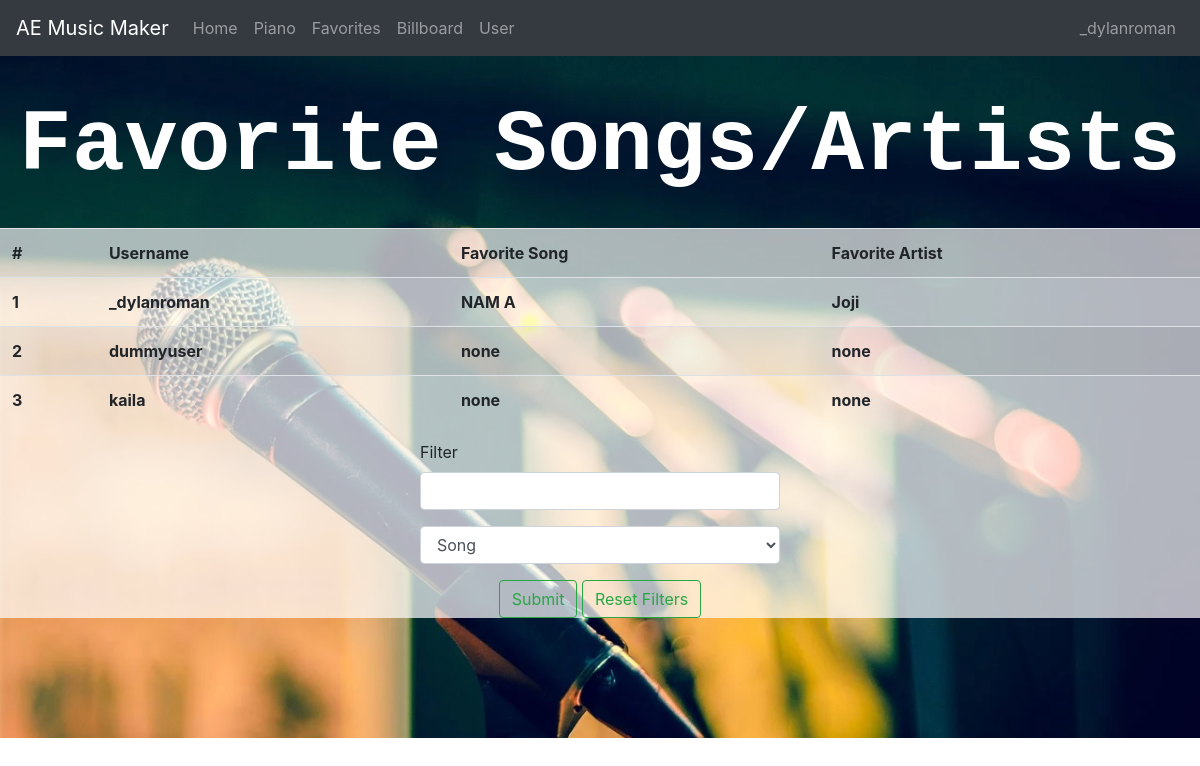
Page /favorites (signed in) on the earlier database version.
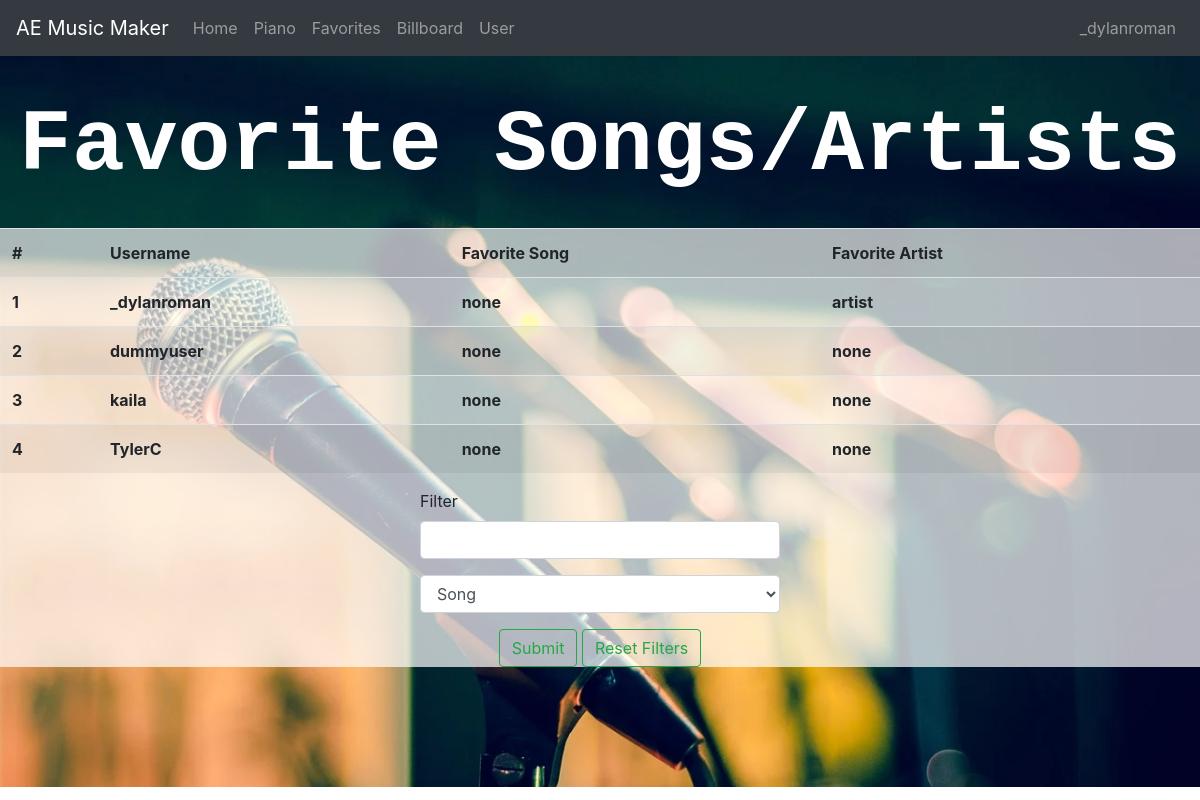
Same page on the later database version.
### bulkofproject/models.py (models this page shows, shortened)
class maindb(db.Model):
    id = db.Column(db.Integer, primary_key = True)
    username = db.Column(db.String(15), unique = True, nullable = False)
    password = db.Column(db.String, nullable = False)
    song = db.Column(db.String)
    artist = db.Column(db.String)

### bulkofproject/routes.py (the view)
@app.route('/favorites', methods = ["GET", "POST"])
def favorites():
    if 'user' in session:
        if request.method == "POST":
            key = 'key'
            dbdict = dbquery(key)
            category = str(request.form['category'])
            filter = str(request.form['filter'])
            filtered = dbfilter(dbdict, key, category, filter)
            output = filtered[key]
            user = session['user']
            return render_template('favorites.html',user = user, insession = True, output = output)
        else:
            key = 'entry'
            dbdict = dbquery(key)
            output = dbdict[key]
            user = session['user']
            return render_template('favorites.html', user = user, insession = True, output = output)
    else:
        flash("Log in to access this function")
        return redirect(url_for('login'))

### bulkofproject/filter.py (called while the page is built)
def query(key):
    list = []
    dbdict = maindb.query.all()
    for entry in dbdict:
        entry = {'user':entry.username, 'song':entry.song, 'artist':entry.artist}
        list.append(entry)
    dictionary = {key:list}
    return dictionary

### bulkofproject/templates/favorites.html (shortened to what this page needs)
<!DOCTYPE html>
<html lang="en">
<head>
    <link rel="stylesheet" href = "https://stackpath.bootstrapcdn.com/bootstrap/4.5.2/css/bootstrap.min.css">
</head>
<body>
{% extends "base.html" %}
{% block content %}
<div class="image">
    <p class="title">Favorite Songs/Artists</p>
    <div class="grid">
    <table class="table table-striped">
        <tr>
            <th>#</th>
            <th>Username</th>
            <th>Favorite Song</th>
            <th>Favorite Artist</th>
        </tr>
        {% for entry in output %}
        <tr>
            <th>{{ (output.index(entry) + 1) }}</th>
            <th>{{ entry['user'] }}</th>
            <th>{{ entry['song'] }}</th>
            <th>{{ entry['artist'] }}</th>
        </tr>
        {% endfor %}
    </table>
    <form action="#" method = "post" class="ff">
        <div class="form-group">
            <label for="filter">Filter</label>
            <input type="text" name="filter" id="filter" class="form-control">
        </div>
        <div class="form-group">
            <select name="category" id="category" class="form-control">
                <option value="song">Song</option>
            </select>
        </div>
        <div class="text-center">
            <button type="submit" class="btn btn-outline-success">Submit</button>
            <a href="/favorites">
                <button type="button" class="btn btn-outline-success">Reset Filters</button>
            </a>
        </div>
    </form>
    </div>
</div>
{% endblock %}

### bulkofproject/templates/base.html (shortened to what this page needs)
<!DOCTYPE html>
<html lang="en">
<head>
    <link rel="stylesheet" href = "https://stackpath.bootstrapcdn.com/bootstrap/4.5.2/css/bootstrap.min.css">
</head>
<body>
    <nav class = "navbar navbar-expand navbar-dark bg-dark">
        <ul class = "navbar.content navbar-nav mr-auto">
            <a href = "/references" class = "navbar-brand">AE Music Maker</a>
            <a href = "/" class = "nav-link">Home</a>
            <li class = "nav-item">
                <a href = "/piano" class = "nav-link">Piano</a>
            </li>
            <li class = "nav-item">
                <a href = "/favorites" class = "nav-link">Favorites</a>
            </li>
            <li class = "nav-item">
                <a href = "/billboard" class = "nav-link">Billboard</a>
            </li>
            {% if insession == True %}
            <li class = "nav-item">
                <a href = "/user" class = "nav-link">User</a>
            </li>
            {% endif %}
        </ul>
        {% if insession == True %}
        <li class = "navbar.content navbar-nav">
            <a href = "/user" class = "nav-link">{{ user }}</a>
        </li>
        {% endif %}
    </nav>
{% block content %}{% endblock %}
</body>
</html>

Differences in the rows shown:
changed maindb "_dylanroman": song "NAM A" → "none"; artist "Joji" → "artist"
added maindb: (output.index(entry)+1) "4", user "TylerC", song "none", artist "none"
